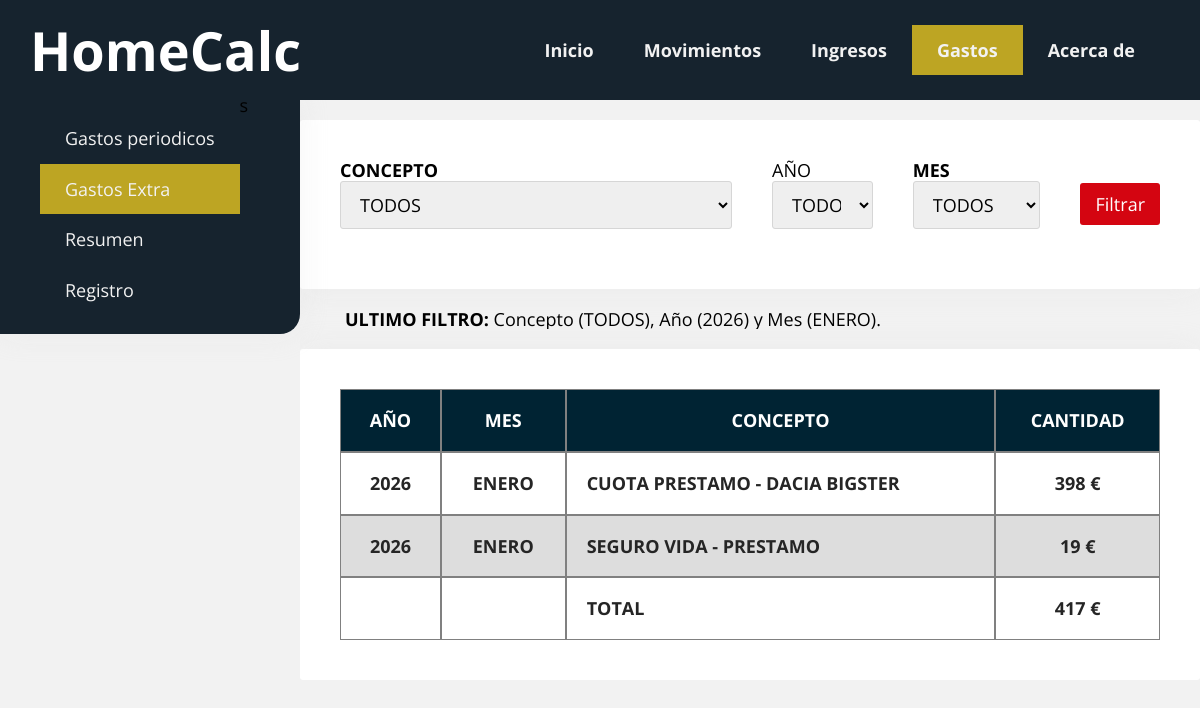
Page /extra_expenses on the committed database.
### tables this page shows
CREATE TABLE paginas (
	id INTEGER NOT NULL PRIMARY KEY AUTOINCREMENT,
	nombre TEXT(125) NOT NULL,
	enlace TEXT(250) DEFAULT ('#'),
	activo boolean DEFAULT (1)
);

CREATE TABLE gastosTemporales (
	id INTEGER NOT NULL PRIMARY KEY AUTOINCREMENT,
	concepto TEXT(125) NOT NULL,
	cantidad NUMERIC NOT NULL,
	año INTEGER NOT NULL,
	mes INTEGER NOT NULL,
	active BOOLEAN DEFAULT (1)
);

CREATE TABLE Meses (
	mes INTEGER NOT NULL PRIMARY KEY AUTOINCREMENT,
	mes_texto TEXT(125) NOT NULL
);

### homecalc.py (the view)
@app.route("/extra_expenses", methods=['GET', 'POST'])
def extra_expenses():
    nav_buttons_query_results = nav_buttons()
    expenses_concepts_list_query_results = extra_expenses_concept_list()
    years_list_query_results = yearslist2filter()
    months_list_query_results = months_list()
    if request.method == 'POST':
        concept2filter = request.form['concepto']
        year2filter = request.form['año']
        month2filter = int(request.form['mes'])
    else:
        now = datetime.datetime.now()
        year2filter = int(now.year)
        month2filter = int(now.month)
        concept2filter = 'TODOS'
    if month2filter == 0:
        filtered_month = 'Mes (TODOS)'
    else:
        webcall = open('src/db/webcalls/get_text_month.sql', mode='r')
        readed_query = webcall.read()
        webcall.close()
        readed_query_2_execute = readed_query.format(month2filter)
        try:
            connection, cursor = dbconnection()
            cursor.execute(readed_query_2_execute)
            readed_query_executed_results = cursor.fetchone()
        except Exception as e:
            print(f"Error at filtered month data SQL query: {e}")
        finally:
            connection.close()
        filtered_month = f'Mes ({readed_query_executed_results[0]})'
    if year2filter == 'TODOS':
        filtered_year = 'Año (TODOS)'
    else:
        filtered_year = f'Año ({year2filter})'
    if concept2filter == 'TODOS':
        filtered_concept = 'Concepto (TODOS)'
    else:
        filtered_concept = f'Concepto ({concept2filter})'
    Filtered_data = f'{filtered_concept},  {filtered_year} y {filtered_month}.'
    connection, cursor = dbconnection()
    if year2filter == 'TODOS':
        if month2filter == 0:
            if concept2filter == 'TODOS':
                webcall = open('src/db/webcalls/expenses/extra_expenses_all.sql', mode='r')
                readed_query = webcall.read()
                webcall.close()
                readed_query_2_execute = readed_query
            else:
                webcall = open('src/db/webcalls/expenses/extra_expenses_all_by_concept.sql', mode='r')
                readed_query = webcall.read()
                webcall.close()
                readed_query_2_execute = readed_query.format(concept2filter,concept2filter)
        else:
            if concept2filter == 'TODOS':
                webcall = open('src/db/webcalls/expenses/extra_expenses_by_month.sql', mode='r')
                readed_query = webcall.read()
                webcall.close()
                readed_query_2_execute = readed_query.format(month2filter, month2filter)
            else:
                webcall = open('src/db/webcalls/expenses/extra_expenses_by_month-concept.sql', mode='r')
                readed_query = webcall.read()
                webcall.close()
                readed_query_2_execute = readed_query.format(month2filter, concept2filter, month2filter, concept2filter)
    else:
        if month2filter == 0:
            if concept2filter == 'TODOS':
                webcall = open('src/db/webcalls/expenses/extra_expenses_by_year.sql', mode='r')
                readed_query = webcall.read()
                webcall.close()
                readed_query_2_execute = readed_query.format(int(year2filter), int(year2filter))
            else:
                webcall = open('src/db/webcalls/expenses/extra_expenses_by_year-concept.sql', mode='r')
                readed_query = webcall.read()
                webcall.close()
                readed_query_2_execute = readed_query.format(int(year2filter), concept2filter, int(year2filter), concept2filter)
        else:
            if concept2filter == 'TODOS':
                webcall = open('src/db/webcalls/expenses/extra_expenses_by_year-month.sql', mode='r')
                readed_query = webcall.read()
                webcall.close()
                readed_query_2_execute = readed_query.format(int(year2filter), month2filter, int(year2filter), month2filter)
            else:
                webcall = open('src/db/webcalls/expenses/extra_expenses_by_year-month-concept.sql', mode='r')
                readed_query = webcall.read()
                webcall.close()
                readed_query_2_execute = readed_query.format(int(year2filter), month2filter, concept2filter)
    try:
        cursor.execute(readed_query_2_execute)
        readed_query_executed_results = cursor.fetchall()
    except Exception as e:
        print(f"Error at extra expenses data SQL query: {e}")
    finally:
        connection.close()
    return render_template('expenses/extra_expenses.html', nav_buttons_query_results=nav_buttons_query_results, expenses_concepts_list_query_results=expenses_concepts_list_query_results, years_list_query_results=years_list_query_results, months_list_query_results=months_list_query_results, year2filter=year2filter, month2filter=month2filter, concept2filter=concept2filter, Filtered_data=Filtered_data, readed_query_executed_results=readed_query_executed_results)

### homecalc.py (called while the page is built)
def dbconnection():
    connection = sqlite3.connect('src/db/database/homecalc.db')
    cursor = connection.cursor()
    return connection, cursor

def nav_buttons():
    connection, cursor = dbconnection()
    webcall = open('src/db/webcalls/nav_buttons.sql', mode='r')
    nav_buttons_query = webcall.read()
    webcall.close()
    try:
        cursor.execute(nav_buttons_query)
        nav_buttons_query_results = cursor.fetchall()
    except Exception as e:
        print(f"Error al ejecutar la query: {e}")
    finally:
        connection.close()
        return nav_buttons_query_results

def yearslist2filter():
    connection, cursor = dbconnection()
    webcall = open('src/db/webcalls/get_year_2_filter.sql', mode='r')
    years_list_2_filter = webcall.read()
    webcall.close()
    try:
        cursor.execute(years_list_2_filter)
        years_list_2_filter_query_results = cursor.fetchall()
    except Exception as e:
        print(f"Error at Years 2 filter query: {e}")
    finally:
        connection.close()
        return years_list_2_filter_query_results

def months_list():
    connection, cursor = dbconnection()
    webcall = open('src/db/webcalls/months.sql', mode='r')
    months_list = webcall.read()
    webcall.close()
    months_list_query_results = []
    try:
        cursor.execute(months_list)
        months_list_query_results = cursor.fetchall()
    except Exception as e:
        print(f"Error at Months query: {e}")
    finally:
        connection.close()
    return months_list_query_results

def extra_expenses_concept_list():
    connection, cursor = dbconnection()
    webcall = open('src/db/webcalls/expenses/extra_expenses_concepts.sql', mode='r')
    expenses_concepts_list = webcall.read()
    webcall.close()
    try:
        cursor.execute(expenses_concepts_list)
        expenses_concepts_list_query_results = cursor.fetchall()
    except Exception as e:
        print(f"Error at expenses concepts query: {e}")
    finally:
        connection.close()
        return expenses_concepts_list_query_results

### templates/expenses/extra_expenses.html
{% extends './base.html' %}
{% block main %}
<nav class="nav-main menu menu-izquierda shadow">
    <ul>
        <li><a href="{{url_for('periodic_expenses')}}">Gastos periodicos</a></li>
        <li><a class="active" href="{{url_for('extra_expenses')}}">Gastos Extra</a></li>
        <li><a href="{{url_for('summary_expenses')}}">Resumen</a></li>
        <li><a href="{{url_for('manage_expenses')}}">Registro</a></li>
    </ul>s
</nav>
<section class="contenedor">
    <form action="/extra_expenses" method="POST" class="card filter-form margen-inferior">
        <div class="margen-derecha">
            <label for="concepto" style="font-weight: bold;">CONCEPTO</label>
            <select name="concepto" class="input">
                {% for expense_concept in expenses_concepts_list_query_results%}
                    <option name="selected_expense_concept" value="{{ expense_concept.0 }}">{{ expense_concept.0 }}</option>
                {% endfor %}
            </select>
        </div>
        <div class="margen-derecha">
            <label for="año">AÑO</label>
            <select name="año" class="input">
                {% for year in years_list_query_results%}
                    <option name="selected_year" value="{{ year.0 }}">{{ year.0 }}</option>
                {% endfor %}
            </select>
        </div>
        <div class="margen-derecha">
            <label for="mes" style="font-weight: bold;">MES</label>
            <select name="mes" class="input">
                {% for month in months_list_query_results%}
                    <option name="selected_month" value="{{ month.0 }}">{{ month.1 }}</option>
                {% endfor %}
            </select>
        </div>
        <button class="boton" type="submit">Filtrar</button>
    </form>
    <div class="contenedor">
        <a style="font-weight: bold;">ULTIMO FILTRO: </a>{{Filtered_data}}
    </div>
    <table class="card tabla" id="tabla">
        <thead class="tabla-encabezado-fijo">
            <tr>
                <th class="texto-centrado">AÑO</td>
                <th class="texto-centrado">MES</td>
                <th class="texto-centrado">CONCEPTO</td>
                <th class="texto-centrado">CANTIDAD</td>
            </tr>
        </thead>
        <tbody class="tabla_con_encabezado">
        {% for extracted_data in readed_query_executed_results %}
            <tr>
                <td class="texto-centrado" style="font-weight:bold; color: var(--color-primario)">{{ extracted_data.1 }}</td>
                <td class="texto-centrado" style="font-weight:bold; color: var(--color-primario)">{{ extracted_data.2 }}</td>
                <td style="font-weight:bold; text-transform: uppercase; color: var(--color-primario)">{{ extracted_data.3 }}</td>
                <td class="texto-centrado" style="font-weight:bold; color: var(--color-primario)">{{ extracted_data.4 }} €</td>
            </tr>
        {% endfor %}
        </tbody>
    </table>
</section>
{% endblock %}

### templates/base.html (shortened to what this page needs)
<!DOCTYPE html>
<html>
<head>
    <link rel="stylesheet" href="{{ url_for('static', filename='css/normalize.css') }}">
    <link rel="stylesheet" href="{{ url_for('static', filename='css/framework.css') }}">
    <link rel="stylesheet" href="{{ url_for('static', filename='css/style.css') }}">
</head>
<body class="col-5">
    <header class="top-header">
        <h1 class="top-title padding-izquierda display-2">HomeCalc</h1>
        <nav class="top-nav menu menu-derecha">
            <ul class="nav-top_menu">
                {% for button in nav_buttons_query_results %}
                    <li class="nav-top_menu--option
                    {% if request.path == url_for('extra_expenses') and button.1 == 'expenses' %}active{% endif %}
                    {% if request.path == url_for('about') and button.1 == 'about' %}active{% endif %}">
                    <a href="{{ button.1 }}">{{ button.0 }}</a></li>
                {% endfor %}
            </ul>
        </nav>
    </header>
    <main class="contenedor-ancho main-distribution no-margen no-padding">
        {% block main %}{% endblock %}
    </main>
</body>
</html>

### static/css/framework.css (style rules this page uses)
*, *::after, *::before { box-sizing: border-box; }
:root { --fuente: 'Open Sans', sans-serif; --fondo: #f2f2f2; --ancho-contenedor: 1200px; --color-primario: #252525; --color-primario-accion: rgb(81, 20, 194); --color-secundario: rgb(212, 5, 17); --color-secundario-accion: rgb(0, 131, 61); --color-terciario: rgb(255, 204, 0); --color-table_header: rgb(9, 25, 77); --color-filas_tabla: #D7D7D7; --color-text_menu: #f2f2f2; }
body { background: var(--fondo); font-family: var(--fuente); font-size: 18px; display: flex; flex-direction: column; min-height: 100vh; overflow-y: scroll; }
.contenedor { max-width: 90%; width: var(--ancho-contenedor); margin: 20px auto; overflow: hidden; }
.contenedor-ancho { width: 100%; padding: 0 40px; margin: 20px auto; }
.card { padding: 40px; background: #fff; border-radius: 3px; box-shadow: 0px 0px 30px rgba(221,221,221,0.3); }
.col-5 { grid-template-columns: repeat(5, 1fr); }
.menu { background: #252525; display: flex; flex-wrap: wrap; padding-right: 40px; }
.menu ul { display: flex; flex-direction: row; list-style-type: none; }
.menu a { color: var(--color-text_menu); text-decoration: none; display: flex; align-items: center; padding: 15px 25px; transition: .3s ease all; font-size: 18px; justify-content: space-between; transition: background-color 2s ; }
.active { color: var(--color-primario); background: var(--color-terciario); }
h1, h2, h3, h4, h5, h6 { margin-top: 0; }
.display-2 { font-weight: 700; font-size: 54px; }
.tabla { width: 100%; background-color: white; text-align: left; border-collapse: separate; border-spacing: 0px; }
.tabla td, th { padding: 20px; border: 0.5px solid grey; }
.tabla thead { background-color: var(--color-table_header); border-bottom: 5px solid black; color: white; font-weight: bold; box-shadow: 0 -20px 0 20px #fff; }
.tabla tr:nth-child(even) { background-color: #ddd; }
.tabla-encabezado-fijo { position: sticky; top: 0; }
.tabla_con_encabezado { overflow-y: scroll; overflow-x: scroll; }
form * { font-family: var(--fuente); }
form .input { padding: 10px 15px; border-radius: 3px; border: 1px solid #d6d6d6; transition: .3s ease all; width: 100%; margin-bottom: 20px; }
.boton { background: var(--color-secundario); border: none; cursor: pointer; color: #fff; display: inline-block; padding: 10px 15px; border-radius: 3px; text-align: center; line-height: 22px; transition: .3s ease all; text-decoration: none; }
.no-margen { margin:0 }
.margen-inferior { margin-bottom: 20px; }
.margen-derecha { margin-right: 20px; }
.no-padding { padding: 0px; }
.padding-izquierda { padding-left: 20px; }
.texto-centrado { text-align: center; }
.menu-derecha { justify-content: flex-end; }
.menu-izquierda { justify-content: flex-start; }
.shadow { box-shadow: 0px 0px 30px rgba(221,221,221,0.3); }

### static/css/style.css (style rules this page uses)
:root { --header-hight: 100px; --dinamic-100-width: 100dvw; --dinamic-100-height: 100dvhS; --color-1: #16232e; --color-2: #164c45; --color-3: #cc8d1a; --color-4: #e3c75f; --color-5: #bda523; --color-terciario: #bda523; --color-table_header: #002333; }
@media screen and (min-width: 1024px) { .main-distribution { width: var(--dinamic-100-width); display: flex; flex-direction: row; justify-content: space-between; } }
@media screen and (min-width: 1024px) { .nav-main { background: var(--color-1); width: var(--dinamic-100-width); align-self: flex-start; margin-top: -5px; z-index: 1; } }
@media screen and (min-width: 1024px) { .filter-form { display: flex; gap: 20px; align-items: center; } }

### rows in the picture
paginas: nombre "Inicio"
paginas: nombre "Movimientos"
paginas: nombre "Ingresos"
paginas: nombre "Gastos"
paginas: nombre "Acerca de"
gastosTemporales: año "2026", mes_texto "ENERO", concepto "CUOTA PRESTAMO - DACIA BIGSTER", cantidad "398"
gastosTemporales: año "2026", mes_texto "ENERO", concepto "SEGURO VIDA - PRESTAMO", cantidad "19"

### other values in the picture
{{ Filtered_data }} "Concepto (TODOS), Año (2026) y Mes (ENERO)."
{{ extracted_data.3 }} "TOTAL"
{{ extracted_data.4 }} "417"
form field concepto "TODOS"
form field año "TODOS"
form field mes "TODOS"
